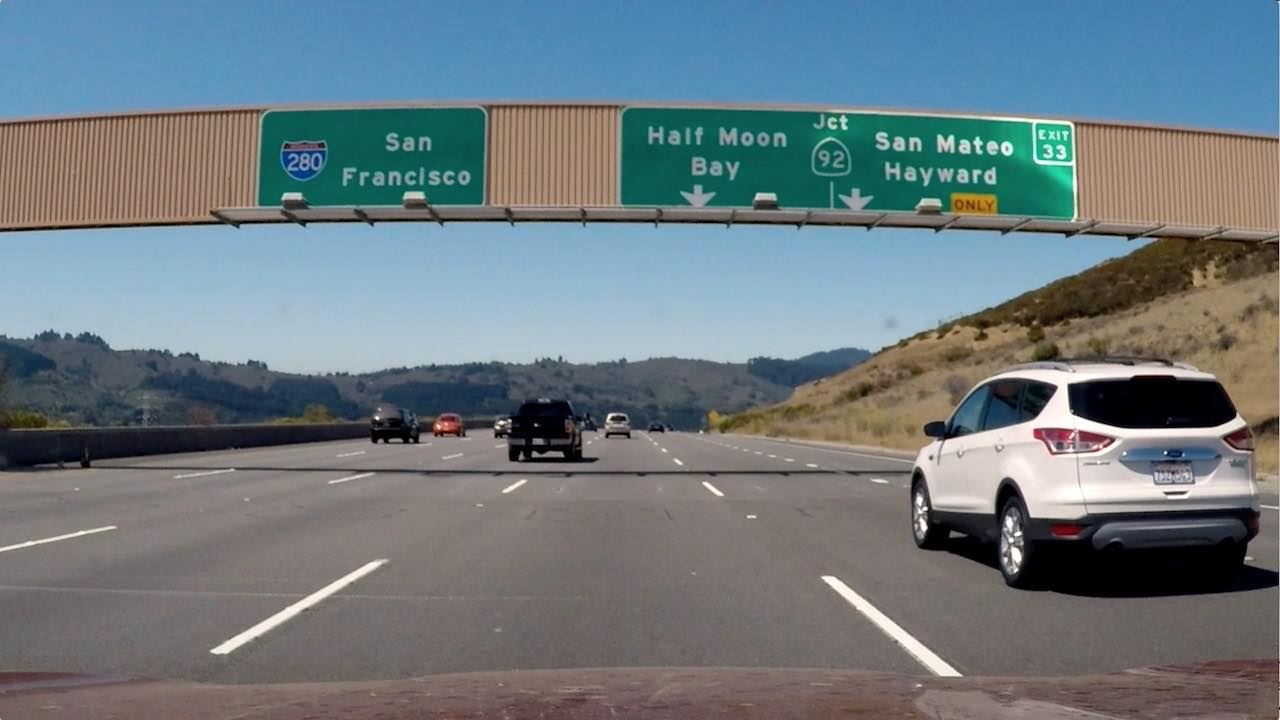
#> input picture Images/signs_vehicles_xygrad.jpg, 1280 x 720 px, found by its file name
$ jupyter execute Combining_Thresholds.ipynb   (shell and % lines are left out)   (older library calls are emulated)
#> lines starting #> are read from the running program, lines starting #| are printed output that depends on the picture; after the words box and inside, x2 and y2 are one past the last pixel; in counts of white or black regions, pixels touching at a corner belong together
[cell 1]
import numpy as np
import cv2
import matplotlib.pyplot as plt
import matplotlib.image as mpimg
import pickle
def plot_thresholded(figures, num_rows, num_cols, labels = None):
    fig, axes = plt.subplots(nrows = num_rows, ncols= num_cols, figsize = (20, 20))
    axes = axes.ravel()
    for fignumber, heading in zip(range(len(figures)), figures):
        axes[fignumber].imshow(figures[heading], plt.gray())
        axes[fignumber].axis("off")
        if labels!=None:
            axes[fignumber].set_title(labels[fignumber])
        else:
            axes[fignumber].set_title(heading)
image = mpimg.imread("C:/Users/lenovo/Documents/SDCND/Advanced-Lane-Finding/Images/signs_vehicles_xygrad.jpg")
#> image is the input picture: shape (720, 1280, 3); mean R, G, B 109.2, 121.6, 127.4
image = mpimg.imread("C:/Users/lenovo/Documents/SDCND/Advanced-Lane-Finding/Images/color-shadow-example.jpg")
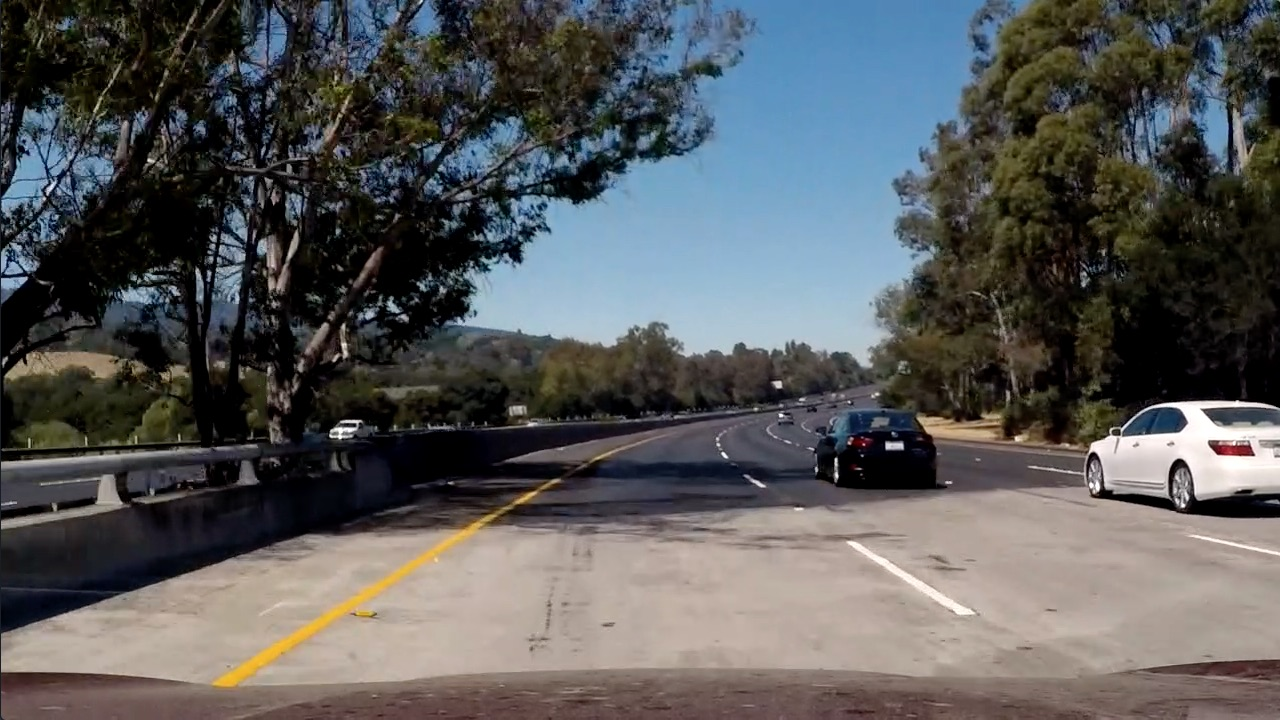
#> input picture Images/color-shadow-example.jpg, 1280 x 720 px, found by its file name
#> image is the input picture: shape (720, 1280, 3); mean R, G, B 88.5, 89.3, 89.8
image = mpimg.imread("C:/Users/lenovo/Documents/SDCND/Advanced-Lane-Finding/Images/yellow_lanes.jpg")
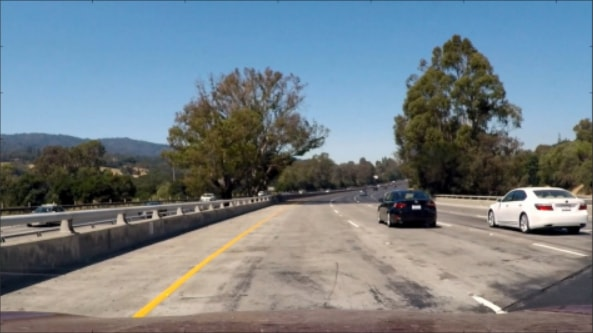
#> input picture Images/yellow_lanes.jpg, 593 x 333 px, found by its file name
#> image is the input picture: shape (333, 593, 3); mean R, G, B 115.8, 126.8, 133.6
# [56 lines left out: functions white_threshold_HSV, white_threshold_HLS, yellow_threshold_HSV, yellow_threshold_LAB, not called in this run]
#ylab = yellow_threshold_LAB(image)
def yellow_threshold_HLS(img, thresh = (80, 255)):
#> called with thresh = (80, 255)
    img_hls = cv2.cvtColor(img, cv2.COLOR_RGB2HLS)
#> img_hls: shape (333, 593, 3); mean of channels 0, 1, 2 59.5, 124.9, 71.3
    figures = {}
    labels = {}
    names = ["H", "L", "S"]
    for i in range(3):
        figures[i] = img_hls[:, :, i]
        labels[i] = names[i]
#> after the loop, figures = 3 items; labels = {0: 'H', 1: 'L', 2: 'S'}
    yellow_thresh = np.zeros_like(img_hls[:,:,0])
    print(img_hls[:, :, 2])
#> (printed output is left out)
    yellow_thresh[((img_hls[:,:,2]) >= thresh[0]) & ((img_hls[:,:,2]) <= thresh[1])] = 1
    figures[3] = yellow_thresh
    labels[3] = "Yellow Thresh"
    plot_thresholded(figures, 1, 4, labels)
#> the loop in plot_thresholded, `for fignumber, heading in zip(range(len(figures)), figures):` made 4 passes
    return yellow_thresh
yhls = yellow_threshold_HLS(image)
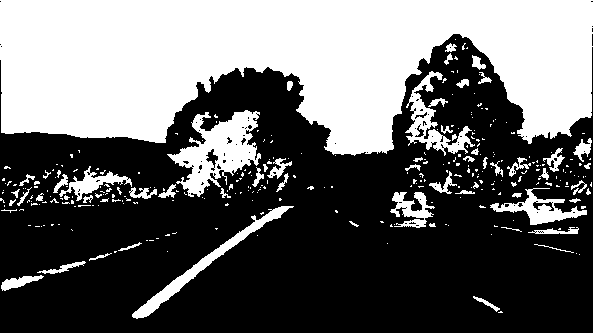
#> yhls: shape (333, 593); values 0 (black) and 1 (white), 40.5% white; 310 white regions (249 under 20 px), largest, box (x1, y1, x2, y2) and area: (0, 0, 593, 156) 64854, (167, 110, 261, 197) 3803, (132, 206, 294, 319) 1762
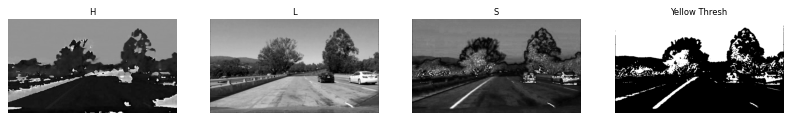
#> figure drawn by matplotlib, 4 panels
